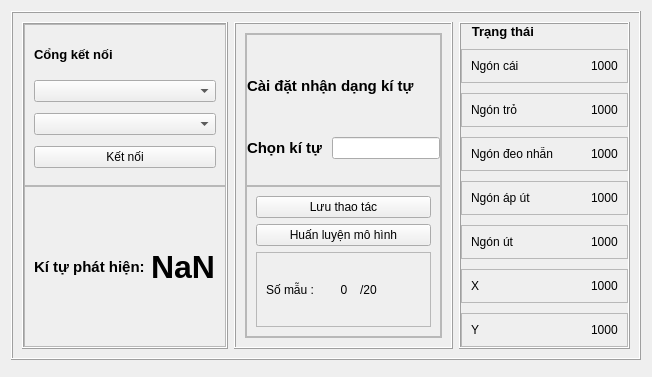
      <widget class="QWidget" name="tab">
       <attribute name="title">
        <string>Cài đặt</string>
       </attribute>
       <layout class="QVBoxLayout" name="verticalLayout_3">
        <item>
         <widget class="QFrame" name="frame_7">
          <property name="frameShape">
           <enum>QFrame::Box</enum>
          </property>
          <property name="frameShadow">
           <enum>QFrame::Raised</enum>
          </property>
          <layout class="QGridLayout" name="gridLayout_5">
           <item row="0" column="0">
            <widget class="QFrame" name="frame_6">
             <property name="maximumSize">
              <size>
               <width>300</width>
               <height>16777215</height>
              </size>
             </property>
             <property name="frameShape">
              <enum>QFrame::Box</enum>
             </property>
             <property name="frameShadow">
              <enum>QFrame::Raised</enum>
             </property>
             <layout class="QVBoxLayout" name="verticalLayout_2">
              <property name="spacing">
               <number>0</number>
              </property>
              <property name="leftMargin">
               <number>0</number>
              </property>
              <property name="topMargin">
               <number>0</number>
              </property>
              <property name="rightMargin">
               <number>0</number>
              </property>
              <property name="bottomMargin">
               <number>0</number>
              </property>
              <item>
               <widget class="QFrame" name="frame_14">
                <property name="frameShape">
                 <enum>QFrame::StyledPanel</enum>
                </property>
                <property name="frameShadow">
                 <enum>QFrame::Raised</enum>
                </property>
                <layout class="QGridLayout" name="gridLayout">
                 <item row="4" column="0">
                  <widget class="QPushButton" name="connectDeviceBtn">
                   <property name="text">
                    <string>Kết nối</string>
                   </property>
                  </widget>
                 </item>
                 <item row="1" column="0">
                  <widget class="QLabel" name="label_8">
                   <property name="maximumSize">
                    <size>
                     <width>16777215</width>
                     <height>30</height>
                    </size>
                   </property>
                   <property name="font">
                    <font>
                     <pointsize>10</pointsize>
                     <weight>75</weight>
                     <bold>true</bold>
                    </font>
                   </property>
                   <property name="text">
                    <string>Cổng kết nối</string>
                   </property>
                   <property name="alignment">
                    <set>Qt::AlignLeading|Qt::AlignLeft|Qt::AlignVCenter</set>
                   </property>
                  </widget>
                 </item>
                 <item row="2" column="0">
                  <widget class="QComboBox" name="comSelect"/>
                 </item>
                 <item row="3" column="0">
                  <widget class="QComboBox" name="baudSelect">
                   <property name="currentIndex">
                    <number>-1</number>
                   </property>
                  </widget>
                 </item>
                </layout>
               </widget>
              </item>
              <item>
               <widget class="QFrame" name="frame_15">
                <property name="frameShape">
                 <enum>QFrame::StyledPanel</enum>
                </property>
                <property name="frameShadow">
                 <enum>QFrame::Raised</enum>
                </property>
                <layout class="QHBoxLayout" name="horizontalLayout_14">
                 <item>
                  <widget class="QLabel" name="label_9">
                   <property name="minimumSize">
                    <size>
                     <width>50</width>
                     <height>0</height>
                    </size>
                   </property>
                   <property name="font">
                    <font>
                     <pointsize>11</pointsize>
                     <weight>75</weight>
                     <bold>true</bold>
                    </font>
                   </property>
                   <property name="text">
                    <string>Kí tự phát hiện:</string>
                   </property>
                  </widget>
                 </item>
                 <item>
                  <widget class="QLabel" name="charDetec">
                   <property name="font">
                    <font>
                     <pointsize>24</pointsize>
                     <weight>75</weight>
                     <bold>true</bold>
                    </font>
                   </property>
                   <property name="text">
                    <string>NaN</string>
                   </property>
                  </widget>
                 </item>
                </layout>
               </widget>
              </item>
             </layout>
            </widget>
           </item>
           <item row="0" column="2">
            <widget class="QFrame" name="frame_9">
             <property name="frameShape">
              <enum>QFrame::Box</enum>
             </property>
             <property name="frameShadow">
              <enum>QFrame::Raised</enum>
             </property>
             <layout class="QVBoxLayout" name="verticalLayout_4">
              <property name="spacing">
               <number>10</number>
              </property>
              <property name="leftMargin">
               <number>0</number>
              </property>
              <property name="topMargin">
               <number>0</number>
              </property>
              <property name="rightMargin">
               <number>0</number>
              </property>
              <property name="bottomMargin">
               <number>0</number>
              </property>
              <item>
               <widget class="QLabel" name="label_15">
                <property name="font">
                 <font>
                  <pointsize>10</pointsize>
                  <weight>75</weight>
                  <bold>true</bold>
                 </font>
                </property>
                <property name="text">
                 <string>   Trạng thái</string>
                </property>
               </widget>
              </item>
              <item>
               <widget class="QFrame" name="frame_10">
                <property name="frameShape">
                 <enum>QFrame::StyledPanel</enum>
                </property>
                <property name="frameShadow">
                 <enum>QFrame::Raised</enum>
                </property>
                <layout class="QHBoxLayout" name="horizontalLayout_8">
                 <property name="spacing">
                  <number>20</number>
                 </property>
                 <item>
                  <widget class="QLabel" name="label_3">
                   <property name="minimumSize">
                    <size>
                     <width>100</width>
                     <height>0</height>
                    </size>
                   </property>
                   <property name="text">
                    <string>Ngón cái</string>
                   </property>
                  </widget>
                 </item>
                 <item>
                  <widget class="QLabel" name="F1_status">
                   <property name="text">
                    <string>1000</string>
                   </property>
                  </widget>
                 </item>
                </layout>
               </widget>
              </item>
              <item>
               <widget class="QFrame" name="frame_11">
                <property name="frameShape">
                 <enum>QFrame::StyledPanel</enum>
                </property>
                <property name="frameShadow">
                 <enum>QFrame::Raised</enum>
                </property>
                <layout class="QHBoxLayout" name="horizontalLayout_9">
                 <property name="spacing">
                  <number>20</number>
                 </property>
                 <item>
                  <widget class="QLabel" name="label_4">
                   <property name="minimumSize">
                    <size>
                     <width>100</width>
                     <height>0</height>
                    </size>
                   </property>
                   <property name="text">
                    <string>Ngón trỏ</string>
                   </property>
                  </widget>
                 </item>
                 <item>
                  <widget class="QLabel" name="F2_status">
                   <property name="text">
                    <string>1000</string>
                   </property>
                  </widget>
                 </item>
                </layout>
               </widget>
              </item>
              <item>
               <widget class="QFrame" name="frame_12">
                <property name="frameShape">
                 <enum>QFrame::StyledPanel</enum>
                </property>
                <property name="frameShadow">
                 <enum>QFrame::Raised</enum>
                </property>
                <layout class="QHBoxLayout" name="horizontalLayout_10">
                 <property name="spacing">
                  <number>20</number>
                 </property>
                 <item>
                  <widget class="QLabel" name="label_5">
                   <property name="minimumSize">
                    <size>
                     <width>100</width>
                     <height>0</height>
                    </size>
                   </property>
                   <property name="text">
                    <string>Ngón đeo nhẫn</string>
                   </property>
                  </widget>
                 </item>
                 <item>
                  <widget class="QLabel" name="F3_status">
                   <property name="text">
                    <string>1000</string>
                   </property>
                  </widget>
                 </item>
                </layout>
               </widget>
              </item>
              <item>
               <widget class="QFrame" name="frame_13">
                <property name="frameShape">
                 <enum>QFrame::StyledPanel</enum>
                </property>
                <property name="frameShadow">
                 <enum>QFrame::Raised</enum>
                </property>
                <layout class="QHBoxLayout" name="horizontalLayout_11">
                 <property name="spacing">
                  <number>20</number>
                 </property>
                 <item>
                  <widget class="QLabel" name="label_6">
                   <property name="minimumSize">
                    <size>
                     <width>100</width>
                     <height>0</height>
                    </size>
                   </property>
                   <property name="text">
                    <string>Ngón áp út</string>
                   </property>
                  </widget>
                 </item>
                 <item>
                  <widget class="QLabel" name="F4_status">
                   <property name="text">
                    <string>1000</string>
                   </property>
                  </widget>
                 </item>
                </layout>
               </widget>
              </item>
              <item>
               <widget class="QFrame" name="frame_24">
                <property name="frameShape">
                 <enum>QFrame::StyledPanel</enum>
                </property>
                <property name="frameShadow">
                 <enum>QFrame::Raised</enum>
                </property>
                <layout class="QHBoxLayout" name="horizontalLayout_19">
                 <property name="spacing">
                  <number>20</number>
                 </property>
                 <item>
                  <widget class="QLabel" name="label_19">
                   <property name="minimumSize">
                    <size>
                     <width>100</width>
                     <height>0</height>
                    </size>
                   </property>
                   <property name="text">
                    <string>Ngón út</string>
                   </property>
                  </widget>
                 </item>
                 <item>
                  <widget class="QLabel" name="F5_status">
                   <property name="text">
                    <string>1000</string>
                   </property>
                  </widget>
                 </item>
                </layout>
               </widget>
              </item>
              <item>
               <widget class="QFrame" name="frame_17">
                <property name="frameShape">
                 <enum>QFrame::StyledPanel</enum>
                </property>
                <property name="frameShadow">
                 <enum>QFrame::Raised</enum>
                </property>
                <layout class="QHBoxLayout" name="horizontalLayout_16">
                 <property name="spacing">
                  <number>20</number>
                 </property>
                 <item>
                  <widget class="QLabel" name="label_11">
                   <property name="minimumSize">
                    <size>
                     <width>100</width>
                     <height>0</height>
                    </size>
                   </property>
                   <property name="text">
                    <string>X</string>
                   </property>
                  </widget>
                 </item>
                 <item>
                  <widget class="QLabel" name="X_status">
                   <property name="text">
                    <string>1000</string>
                   </property>
                  </widget>
                 </item>
                </layout>
               </widget>
              </item>
              <item>
               <widget class="QFrame" name="frame_19">
                <property name="frameShape">
                 <enum>QFrame::StyledPanel</enum>
                </property>
                <property name="frameShadow">
                 <enum>QFrame::Raised</enum>
                </property>
                <layout class="QHBoxLayout" name="horizontalLayout_17">
                 <property name="spacing">
                  <number>20</number>
                 </property>
                 <item>
                  <widget class="QLabel" name="label_16">
                   <property name="minimumSize">
                    <size>
                     <width>100</width>
                     <height>0</height>
                    </size>
                   </property>
                   <property name="text">
                    <string>Y</string>
                   </property>
                  </widget>
                 </item>
                 <item>
                  <widget class="QLabel" name="Y_status">
                   <property name="text">
                    <string>1000</string>
                   </property>
                  </widget>
                 </item>
                </layout>
               </widget>
              </item>
             </layout>
            </widget>
           </item>
           <item row="0" column="1">
            <widget class="QFrame" name="frame_16">
             <property name="maximumSize">
              <size>
               <width>300</width>
               <height>16777215</height>
              </size>
             </property>
             <property name="frameShape">
              <enum>QFrame::Box</enum>
             </property>
             <property name="frameShadow">
              <enum>QFrame::Raised</enum>
             </property>
             <layout class="QGridLayout" name="gridLayout_6">
              <item row="0" column="0">
               <widget class="QFrame" name="frame_20">
                <property name="maximumSize">
                 <size>
                  <width>300</width>
                  <height>16777215</height>
                 </size>
                </property>
                <property name="frameShape">
                 <enum>QFrame::StyledPanel</enum>
                </property>
                <property name="frameShadow">
                 <enum>QFrame::Raised</enum>
                </property>
                <layout class="QVBoxLayout" name="verticalLayout_6">
                 <property name="spacing">
                  <number>0</number>
                 </property>
                 <property name="leftMargin">
                  <number>0</number>
                 </property>
                 <property name="topMargin">
                  <number>0</number>
                 </property>
                 <property name="rightMargin">
                  <number>0</number>
                 </property>
                 <property name="bottomMargin">
                  <number>0</number>
                 </property>
                 <item>
                  <widget class="QFrame" name="frame_21">
                   <property name="frameShape">
                    <enum>QFrame::StyledPanel</enum>
                   </property>
                   <property name="frameShadow">
                    <enum>QFrame::Raised</enum>
                   </property>
                   <layout class="QGridLayout" name="gridLayout_7">
                    <property name="leftMargin">
                     <number>0</number>
                    </property>
                    <property name="topMargin">
                     <number>0</number>
                    </property>
                    <property name="rightMargin">
                     <number>0</number>
                    </property>
                    <property name="bottomMargin">
                     <number>0</number>
                    </property>
                    <property name="horizontalSpacing">
                     <number>10</number>
                    </property>
                    <property name="verticalSpacing">
                     <number>0</number>
                    </property>
                    <item row="0" column="0" colspan="2">
                     <widget class="QLabel" name="label_10">
                      <property name="maximumSize">
                       <size>
                        <width>16777215</width>
                        <height>50</height>
                       </size>
                      </property>
                      <property name="font">
                       <font>
                        <pointsize>11</pointsize>
                        <weight>75</weight>
                        <bold>true</bold>
                       </font>
                      </property>
                      <property name="text">
                       <string>Cài đặt nhận dạng kí tự </string>
                      </property>
                     </widget>
                    </item>
                    <item row="1" column="0">
                     <widget class="QLabel" name="label_18">
                      <property name="maximumSize">
                       <size>
                        <width>16777215</width>
                        <height>30</height>
                       </size>
                      </property>
                      <property name="font">
                       <font>
                        <pointsize>11</pointsize>
                        <weight>75</weight>
                        <bold>true</bold>
                       </font>
                      </property>
                      <property name="text">
                       <string>Chọn kí tự</string>
                      </property>
                      <property name="alignment">
                       <set>Qt::AlignLeading|Qt::AlignLeft|Qt::AlignVCenter</set>
                      </property>
                     </widget>
                    </item>
                    <item row="1" column="1">
                     <widget class="QLineEdit" name="trainLabel"/>
                    </item>
                   </layout>
                  </widget>
                 </item>
                 <item>
                  <widget class="QFrame" name="frame_22">
                   <property name="frameShape">
                    <enum>QFrame::StyledPanel</enum>
                   </property>
                   <property name="frameShadow">
                    <enum>QFrame::Raised</enum>
                   </property>
                   <layout class="QVBoxLayout" name="verticalLayout_7">
                    <item>
                     <widget class="QPushButton" name="save_log_btn">
                      <property name="text">
                       <string>Lưu thao tác</string>
                      </property>
                     </widget>
                    </item>
                    <item>
                     <widget class="QPushButton" name="trainBtn">
                      <property name="text">
                       <string>Huấn luyện mô hình</string>
                      </property>
                     </widget>
                    </item>
                    <item>
                     <widget class="QFrame" name="frame_27">
                      <property name="frameShape">
                       <enum>QFrame::StyledPanel</enum>
                      </property>
                      <property name="frameShadow">
                       <enum>QFrame::Raised</enum>
                      </property>
                      <layout class="QHBoxLayout" name="horizontalLayout_7">
                       <item>
                        <widget class="QLabel" name="label_7">
                         <property name="text">
                          <string>Số mẫu :</string>
                         </property>
                        </widget>
                       </item>
                       <item>
                        <widget class="QLabel" name="num_sample">
                         <property name="maximumSize">
                          <size>
                           <width>20</width>
                           <height>16777215</height>
                          </size>
                         </property>
                         <property name="text">
                          <string>0</string>
                         </property>
                         <property name="alignment">
                          <set>Qt::AlignCenter</set>
                         </property>
                        </widget>
                       </item>
                       <item>
                        <widget class="QLabel" name="label_13">
                         <property name="text">
                          <string>/20</string>
                         </property>
                        </widget>
                       </item>
                      </layout>
                     </widget>
                    </item>
                   </layout>
                  </widget>
                 </item>
                </layout>
               </widget>
              </item>
             </layout>
            </widget>
           </item>
          </layout>
         </widget>
        </item>
        <item>
         <widget class="QFrame" name="frame_8">
          <property name="frameShape">
           <enum>QFrame::Box</enum>
          </property>
          <property name="frameShadow">
           <enum>QFrame::Raised</enum>
          </property>
         </widget>
        </item>
       </layout>
      </widget>
